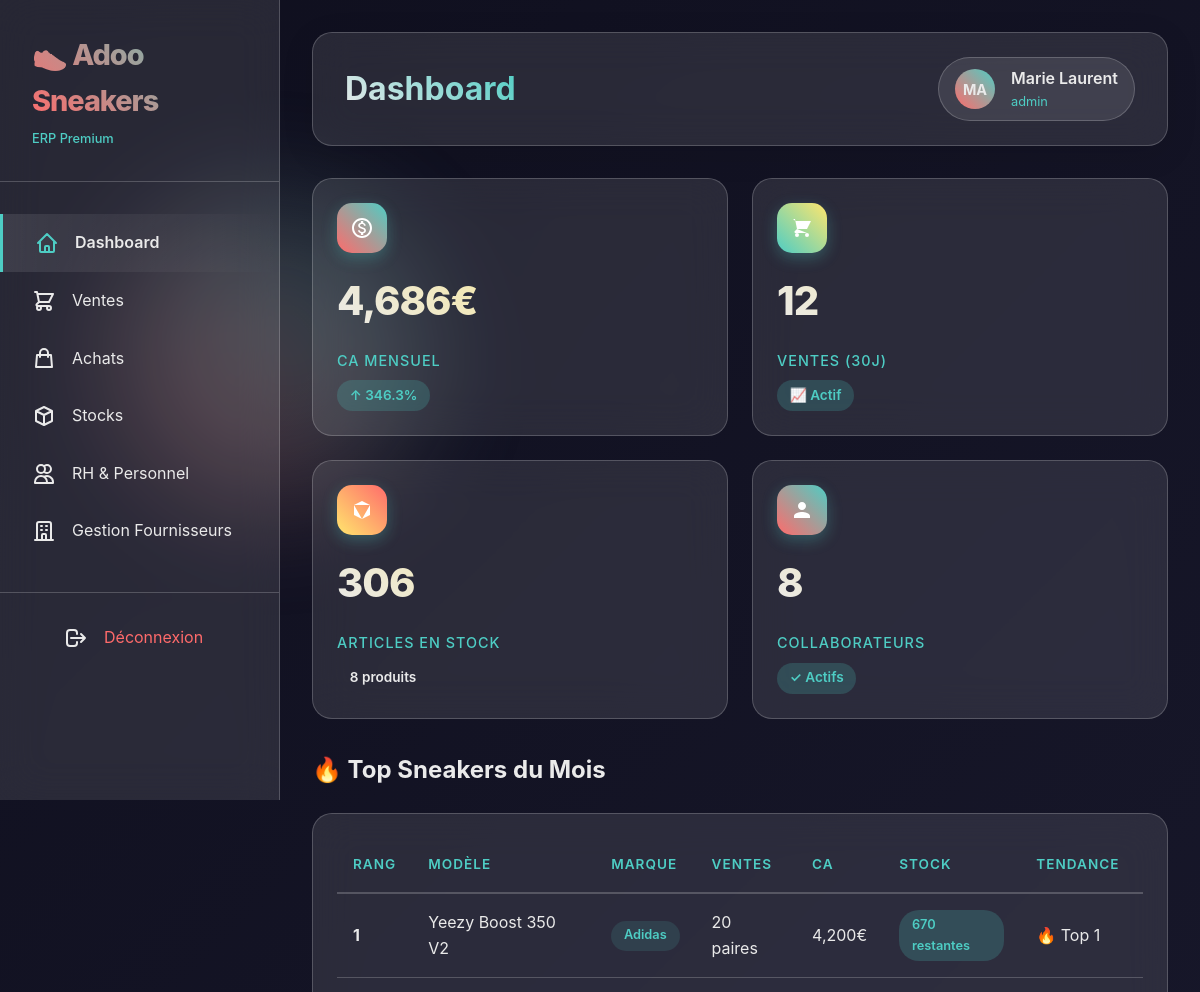
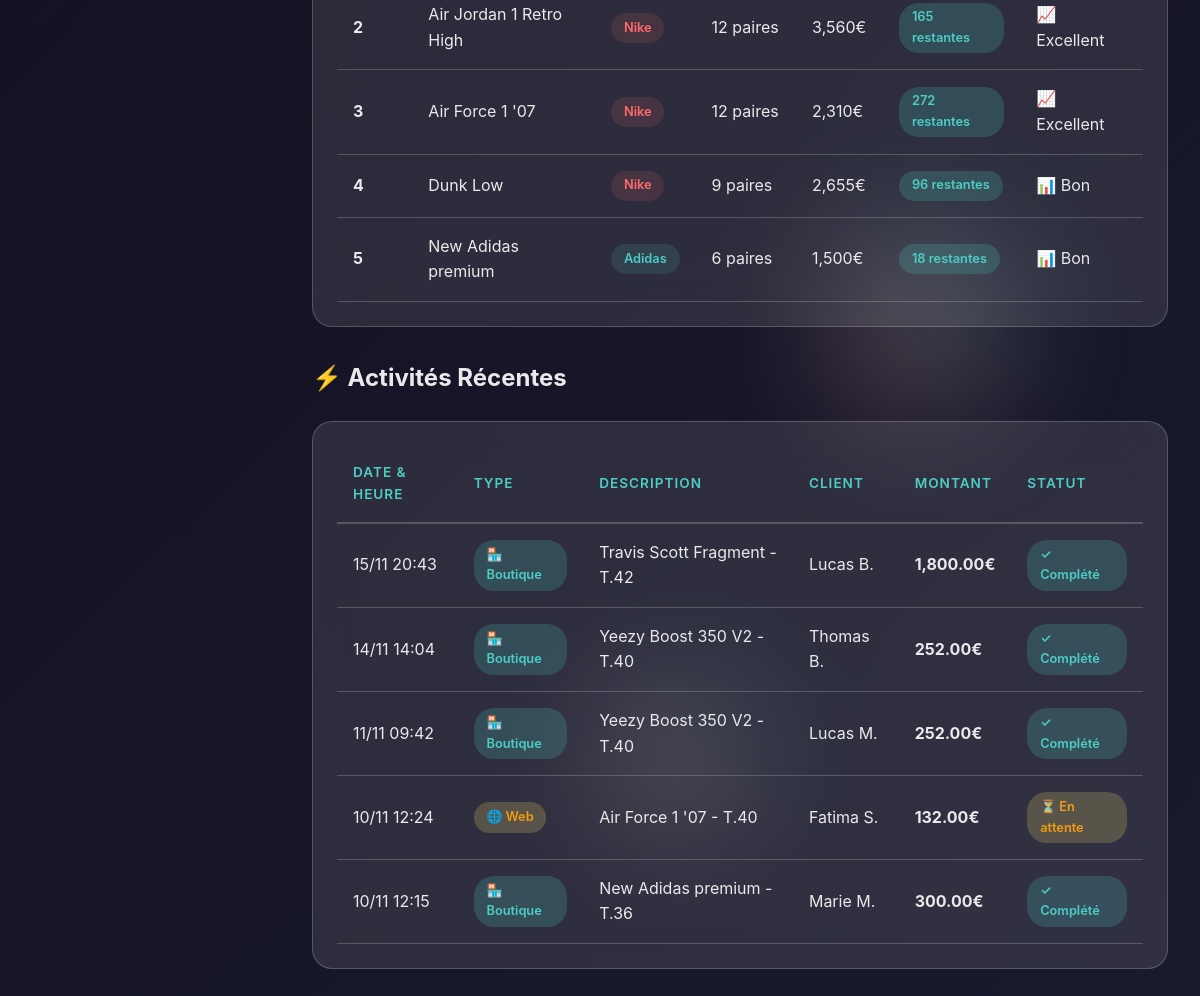
Page /Projet_Final/index.php (signed in) on the committed database (2 pictures, top to bottom).
### tables this page shows
CREATE TABLE `products` (
  `id` int NOT NULL,
  `brand_id` int NOT NULL,
  `supplier_id` int DEFAULT NULL,
  `model` varchar(200) NOT NULL,
  `colorway` varchar(100) NOT NULL,
  `year` int NOT NULL,
  `sku` varchar(50) NOT NULL,
  `description` text,
  `price` decimal(10,2) NOT NULL,
  `cost` decimal(10,2) NOT NULL,
  `image_url` varchar(255) DEFAULT NULL,
  `active` tinyint(1) DEFAULT '1',
  `created_at` timestamp NULL DEFAULT CURRENT_TIMESTAMP,
  `updated_at` timestamp NULL DEFAULT CURRENT_TIMESTAMP ON UPDATE CURRENT_TIMESTAMP
);

CREATE TABLE `brands` (
  `id` int NOT NULL,
  `name` varchar(100) NOT NULL,
  `color` varchar(7) DEFAULT '#4ECDC4',
  `logo_url` varchar(255) DEFAULT NULL,
  `active` tinyint(1) DEFAULT '1',
  `created_at` timestamp NULL DEFAULT CURRENT_TIMESTAMP
);

CREATE TABLE `sales` (
  `id` int NOT NULL,
  `sale_number` varchar(50) NOT NULL,
  `client_id` int NOT NULL,
  `employee_id` int DEFAULT NULL,
  `channel` enum('Boutique','Web') NOT NULL,
  `status` enum('pending','completed','cancelled','refunded') DEFAULT 'pending',
  `subtotal` decimal(10,2) NOT NULL,
  `discount` decimal(10,2) DEFAULT '0.00',
  `tax` decimal(10,2) DEFAULT '0.00',
  `total` decimal(10,2) NOT NULL,
  `payment_method` enum('CB','Especes','Virement','Cheque') NOT NULL,
  `payment_status` enum('pending','paid','refunded') DEFAULT 'pending',
  `notes` text,
  `sale_date` timestamp NULL DEFAULT CURRENT_TIMESTAMP,
  `created_at` timestamp NULL DEFAULT CURRENT_TIMESTAMP,
  `updated_at` timestamp NULL DEFAULT CURRENT_TIMESTAMP ON UPDATE CURRENT_TIMESTAMP
);

### Projet_Final/modules/dashboard/dashboard.php (the view, shortened to what this page needs)
<?php
$db = getDB();
try {
    $stmt = $db->query("
        SELECT
            COALESCE(SUM(total), 0) as ca_mensuel,
            COUNT(*) as nb_ventes_mois
        FROM sales
        WHERE MONTH(sale_date) = MONTH(CURRENT_DATE())
        AND YEAR(sale_date) = YEAR(CURRENT_DATE())
        AND status = 'completed'
    ");
    $ca_data = $stmt->fetch();
    $stmt = $db->query("
        SELECT COALESCE(SUM(total), 0) as ca_precedent
        FROM sales
        WHERE MONTH(sale_date) = MONTH(DATE_SUB(CURRENT_DATE(), INTERVAL 1 MONTH))
        AND YEAR(sale_date) = YEAR(DATE_SUB(CURRENT_DATE(), INTERVAL 1 MONTH))
        AND status = 'completed'
    ");
    $ca_precedent = $stmt->fetchColumn();
    $ca_tendance = 0;
    if ($ca_precedent > 0) {
        $ca_tendance = (($ca_data['ca_mensuel'] - $ca_precedent) / $ca_precedent) * 100;
    }
    $stmt = $db->query("
        SELECT COUNT(*) as nb_ventes
        FROM sales
        WHERE sale_date >= DATE_SUB(CURRENT_DATE(), INTERVAL 30 DAY)
        AND status = 'completed'
    ");
    $ventes_30j = $stmt->fetchColumn();
    $stmt = $db->query("
        SELECT
            COALESCE(SUM(quantity), 0) as stock_total,
            COUNT(DISTINCT product_id) as nb_produits
        FROM stock
    ");
    $stock_data = $stmt->fetch();
    $stmt = $db->query("
        SELECT COUNT(*) as nb_employes
        FROM employees
        WHERE status = 'active'
    ");
    $nb_employes = $stmt->fetchColumn();
    $stmt = $db->query("
        SELECT
            p.id,
            p.model,
            p.colorway,
            b.name as brand_name,
            b.color as brand_color,
            COUNT(sl.id) as nb_ventes,
            SUM(sl.total) as ca_total,
            COALESCE(SUM(s.quantity), 0) as stock_total,
            p.price
        FROM products p
        JOIN brands b ON p.brand_id = b.id
        LEFT JOIN sale_lines sl ON p.id = sl.product_id
        LEFT JOIN sales sa ON sl.sale_id = sa.id
            AND MONTH(sa.sale_date) = MONTH(CURRENT_DATE())
            AND YEAR(sa.sale_date) = YEAR(CURRENT_DATE())
            AND sa.status = 'completed'
        LEFT JOIN stock s ON p.id = s.product_id
        WHERE p.active = 1
        GROUP BY p.id
        HAVING nb_ventes > 0
        ORDER BY nb_ventes DESC, ca_total DESC
        LIMIT 5
    ");
    $top_sneakers = $stmt->fetchAll();
    $stmt = $db->query("
        SELECT
            s.id,
            s.sale_number,
            s.sale_date,
            s.total,
            s.status,
            s.channel,
            CONCAT(c.first_name, ' ', SUBSTRING(c.last_name, 1, 1), '.') as client_name,
            GROUP_CONCAT(CONCAT(p.model, ' - T.', sl.size) SEPARATOR ', ') as products
        FROM sales s
        JOIN clients c ON s.client_id = c.id
        LEFT JOIN sale_lines sl ON s.id = sl.sale_id
        LEFT JOIN products p ON sl.product_id = p.id
        GROUP BY s.id
        ORDER BY s.sale_date DESC
        LIMIT 5
    ");
    $activites_recentes = $stmt->fetchAll();
} catch (PDOException $e) {
    $error = "Erreur de récupération des données : " . $e->getMessage();
}
?>
<div id="dashboard">
    <div class="cards-grid">
        <div class="card">
            <div class="card-header">
                <div class="card-icon">
                </div>
            </div>
            <div class="card-value"><?php echo number_format($ca_data['ca_mensuel'], 0); ?>€</div>
            <div class="card-label">CA Mensuel</div>
            <div class="trend <?php echo $ca_tendance >= 0 ? 'up' : 'down'; ?>">
                <?php echo $ca_tendance >= 0 ? '↑' : '↓'; ?>
                <?php echo abs(round($ca_tendance, 1)); ?>%
            </div>
        </div>
        <div class="card">
            <div class="card-header">
                <div class="card-icon" style="background: linear-gradient(45deg, #4ECDC4, #FFE66D);">
                    <svg xmlns="http://www.w3.org/2000/svg" width="24" height="24" fill="white" viewBox="0 0 24 24">
                        <path d="M3 3h2l.4 2M7 13h10l4-8H5.4M7 13L5.4 5M7 13l-2.293 2.293c-.63.63-.184 1.707.707 1.707H17m0 0a2 2 0 100 4 2 2 0 000-4zm-8 2a2 2 0 11-4 0 2 2 0 014 0z"/>
                    </svg>
                </div>
            </div>
            <div class="card-value"><?php echo number_format($ventes_30j); ?></div>
            <div class="card-label">Ventes (30j)</div>
            <div class="trend up">📈 Actif</div>
        </div>
        <div class="card">
            <div class="card-header">
                <div class="card-icon" style="background: linear-gradient(45deg, #FFE66D, #FF6B6B);">
                    <svg xmlns="http://www.w3.org/2000/svg" width="24" height="24" fill="white" viewBox="0 0 24 24">
                        <path d="M20 7l-8-4-8 4m16 0l-8 4m8-4v10l-8 4m0-10L4 7m8 4v10M4 7v10l8 4"/>
                    </svg>
                </div>
            </div>
            <div class="card-value"><?php echo number_format($stock_data['stock_total']); ?></div>
            <div class="card-label">Articles en Stock</div>
            <div class="trend"><?php echo $stock_data['nb_produits']; ?> produits</div>
        </div>
        <div class="card">
            <div class="card-header">
                <div class="card-icon" style="background: linear-gradient(45deg, #FF6B6B, #4ECDC4);">
                    <svg xmlns="http://www.w3.org/2000/svg" width="24" height="24" fill="white" viewBox="0 0 24 24">
                        <path d="M12 12c2.21 0 4-1.79 4-4s-1.79-4-4-4-4 1.79-4 4 1.79 4 4 4zm0 2c-2.67 0-8 1.34-8 4v2h16v-2c0-2.66-5.33-4-8-4z"/>
                    </svg>
                </div>
            </div>
            <div class="card-value"><?php echo $nb_employes; ?></div>
            <div class="card-label">Collaborateurs</div>
            <div class="trend up">✓ Actifs</div>
        </div>
    </div>
    <div class="section-header">
        <h3>🔥 Top Sneakers du Mois</h3>
    </div>
    <div class="table-container">
        <?php if (empty($top_sneakers)): ?>
            <div style="text-align: center; padding: 2rem; color: var(--secondary);">
                <p>Aucune vente ce mois-ci</p>
            </div>
        <?php else: ?>
        <table>
            <thead>
                <tr>
                    <th>Rang</th>
                    <th>Modèle</th>
                    <th>Marque</th>
                    <th>Ventes</th>
                    <th>CA</th>
                    <th>Stock</th>
                    <th>Tendance</th>
                </tr>
            </thead>
            <tbody>
                <?php foreach ($top_sneakers as $index => $sneaker): ?>
                <tr>
                    <td><strong><?php echo $index + 1; ?></strong></td>
                    <td><?php echo htmlspecialchars($sneaker['model']); ?></td>
                    <td>
                        <span class="badge" style="background: <?php echo htmlspecialchars($sneaker['brand_color']); ?>20; color: <?php echo htmlspecialchars($sneaker['brand_color']); ?>;">
                            <?php echo htmlspecialchars($sneaker['brand_name']); ?>
                        </span>
                    </td>
                    <td><?php echo $sneaker['nb_ventes']; ?> paires</td>
                    <td><?php echo number_format($sneaker['ca_total'], 0); ?>€</td>
                    <td>
                        <?php
                        $stock_class = 'success';
                        ?>
                        <span class="badge <?php echo $stock_class; ?>">
                            <?php echo $sneaker['stock_total']; ?> restantes
                        </span>
                    </td>
                    <td>
                        <?php
                        if ($index == 0) echo '🔥 Top 1';
                        elseif ($sneaker['nb_ventes'] >= 10) echo '📈 Excellent';
                        elseif ($sneaker['nb_ventes'] >= 5) echo '📊 Bon';
                        else echo '⭐ Nouveau';
                        ?>
                    </td>
                </tr>
                <?php endforeach; ?>
            </tbody>
        </table>
        <?php endif; ?>
    </div>
    <div class="section-header" style="margin-top: 2rem;">
        <h3>⚡ Activités Récentes</h3>
    </div>
    <div class="table-container">
        <?php if (empty($activites_recentes)): ?>
            <div style="text-align: center; padding: 2rem; color: var(--secondary);">
                <p>Aucune activité récente</p>
            </div>
        <?php else: ?>
        <table>
            <thead>
                <tr>
                    <th>Date & Heure</th>
                    <th>Type</th>
                    <th>Description</th>
                    <th>Client</th>
                    <th>Montant</th>
                    <th>Statut</th>
                </tr>
            </thead>
            <tbody>
                <?php foreach ($activites_recentes as $activite): ?>
                <tr>
                    <td><?php echo date('d/m H:i', strtotime($activite['sale_date'])); ?></td>
                    <td>
                        <span class="badge <?php echo $activite['status'] == 'completed' ? 'success' : 'warning'; ?>">
                            <?php echo $activite['channel'] == 'Web' ? '🌐' : '🏪'; ?>
                            <?php echo htmlspecialchars($activite['channel']); ?>
                        </span>
                    </td>
                    <td><?php echo htmlspecialchars(substr($activite['products'], 0, 50)); ?><?php echo strlen($activite['products']) > 50 ? '...' : ''; ?></td>
                    <td><?php echo htmlspecialchars($activite['client_name']); ?></td>
                    <td><strong><?php echo number_format($activite['total'], 2); ?>€</strong></td>
                    <td>
                        <?php
                        $status_labels = [
                            'completed' => '✓ Complété',
                            'pending' => '⏳ En attente',
                            'cancelled' => '✗ Annulé'
                        ];
                        $status_class = $activite['status'] == 'completed' ? 'success' : ($activite['status'] == 'pending' ? 'warning' : 'danger');
                        ?>
                        <span class="badge <?php echo $status_class; ?>">
                            <?php echo $status_labels[$activite['status']] ?? $activite['status']; ?>
                        </span>
                    </td>
                </tr>
                <?php endforeach; ?>
            </tbody>
        </table>
        <?php endif; ?>
    </div>
</div>

### Projet_Final/assets/css/style.css (style rules this page uses)
* { margin: 0; padding: 0; box-sizing: border-box; }
:root { --primary: #FF6B6B; --secondary: #4ECDC4; --accent: #FFE66D; --dark: #1A1A2E; --darker: #0F0F1E; --light: #EAEAEA; --glass: rgba(255, 255, 255, 0.1); --glass-border: rgba(255, 255, 255, 0.2); --success: #4ECDC4; --warning: #FFE66D; --danger: #FF6B6B; --info: #6C5CE7; }
body { font-family: 'Inter', 'Segoe UI', Tahoma, Geneva, Verdana, sans-serif; background: linear-gradient(135deg, var(--darker) 0%, var(--dark) 100%); color: var(--light); overflow-x: hidden; line-height: 1.6; }
.cards-grid { display: grid; grid-template-columns: repeat(auto-fit, minmax(280px, 1fr)); gap: 1.5rem; margin-bottom: 2rem; }
.card { background: var(--glass); backdrop-filter: blur(20px); border: 1px solid var(--glass-border); border-radius: 20px; padding: 1.5rem; transition: all 0.3s ease; position: relative; overflow: hidden; }
.card::before { content: ''; position: absolute; top: 0; left: 0; width: 100%; height: 4px; background: linear-gradient(90deg, var(--primary), var(--secondary)); transform: scaleX(0); transition: transform 0.3s ease; }
.card-header { display: flex; justify-content: space-between; align-items: center; margin-bottom: 1rem; }
.card-icon { width: 50px; height: 50px; border-radius: 15px; display: flex; align-items: center; justify-content: center; background: linear-gradient(45deg, var(--primary), var(--secondary)); box-shadow: 0 5px 15px rgba(78, 205, 196, 0.3); }
.card-value { font-size: 2.5rem; font-weight: 800; margin: 1rem 0; background: linear-gradient(45deg, var(--light), var(--accent)); -webkit-background-clip: text; -webkit-text-fill-color: transparent; letter-spacing: -1px; }
.card-label { color: var(--secondary); font-size: 0.9rem; font-weight: 500; text-transform: uppercase; letter-spacing: 1px; }
.trend { display: inline-block; padding: 0.3rem 0.8rem; border-radius: 20px; font-size: 0.85rem; margin-top: 0.5rem; font-weight: 600; }
.trend.up { background: rgba(78, 205, 196, 0.2); color: var(--secondary); }
.section-header { margin: 2rem 0 1.5rem; }
.section-header h3 { font-size: 1.5rem; color: var(--light); font-weight: 700; }
.table-container { background: var(--glass); backdrop-filter: blur(20px); border: 1px solid var(--glass-border); border-radius: 20px; padding: 1.5rem; overflow-x: auto; margin-bottom: 2rem; }
table { width: 100%; border-collapse: collapse; }
th { text-align: left; padding: 1rem; border-bottom: 2px solid var(--glass-border); color: var(--secondary); font-weight: 600; text-transform: uppercase; font-size: 0.85rem; letter-spacing: 1px; }
td { padding: 1rem; border-bottom: 1px solid var(--glass-border); }
tr { transition: all 0.3s ease; }
.badge { padding: 0.3rem 0.8rem; border-radius: 20px; font-size: 0.8rem; font-weight: 600; display: inline-block; }
.badge.success { background: rgba(78, 205, 196, 0.2); color: var(--secondary); }
.badge.warning { background: rgba(255, 230, 109, 0.2); color: #f39c12; }
.fade-in { animation: fadeIn 0.5s ease; }

### rows in the picture
products: model "Yeezy Boost 350 V2", brand.name "Adidas", nb_ventes "20", ca_total "4,200", stock_total "670", shows "🔥 Top 1"
products: model "Air Jordan 1 Retro High", brand.name "Nike", nb_ventes "12", ca_total "3,560", stock_total "165", shows "📈 Excellent"
products: model "Air Force 1 '07", brand.name "Nike", nb_ventes "12", ca_total "2,310", stock_total "272", shows "📈 Excellent"
products: model "Dunk Low", brand.name "Nike", nb_ventes "9", ca_total "2,655", stock_total "96", shows "📊 Bon"
products: model "New Adidas premium", brand.name "Adidas", nb_ventes "6", ca_total "1,500", stock_total "18", shows "📊 Bon"
sales: sale_date "15/11 20:43", channel "Boutique", products "Travis Scott Fragment - T.42", client_name "Lucas B.", total "1,800.00", status "✓ Complété"
sales: sale_date "14/11 14:04", channel "Boutique", products "Yeezy Boost 350 V2 - T.40", client_name "Thomas B.", total "252.00", status "✓ Complété"
sales: sale_date "11/11 09:42", channel "Boutique", products "Yeezy Boost 350 V2 - T.40", client_name "Lucas M.", total "252.00", status "✓ Complété"
sales: sale_date "10/11 12:24", channel "Web", products "Air Force 1 '07 - T.40", client_name "Fatima S.", total "132.00", status "⏳ En attente"
sales: sale_date "10/11 12:15", channel "Boutique", products "New Adidas premium - T.36", client_name "Marie M.", total "300.00", status "✓ Complété"

### other values in the picture
$titles[$module] "Dashboard"
substr($_SESSION['user_name'] ?? 'Admin', 0, 2) "MA"
$_SESSION['user_name'] "Marie Laurent"
$_SESSION['user_role'] "admin"
$ca_data['ca_mensuel'] "4,686"
abs(round($ca_tendance, 1)) "346.3"
$ventes_30j "12"
$stock_data['stock_total'] "306"
$stock_data['nb_produits'] "8"
$nb_employes "8"
